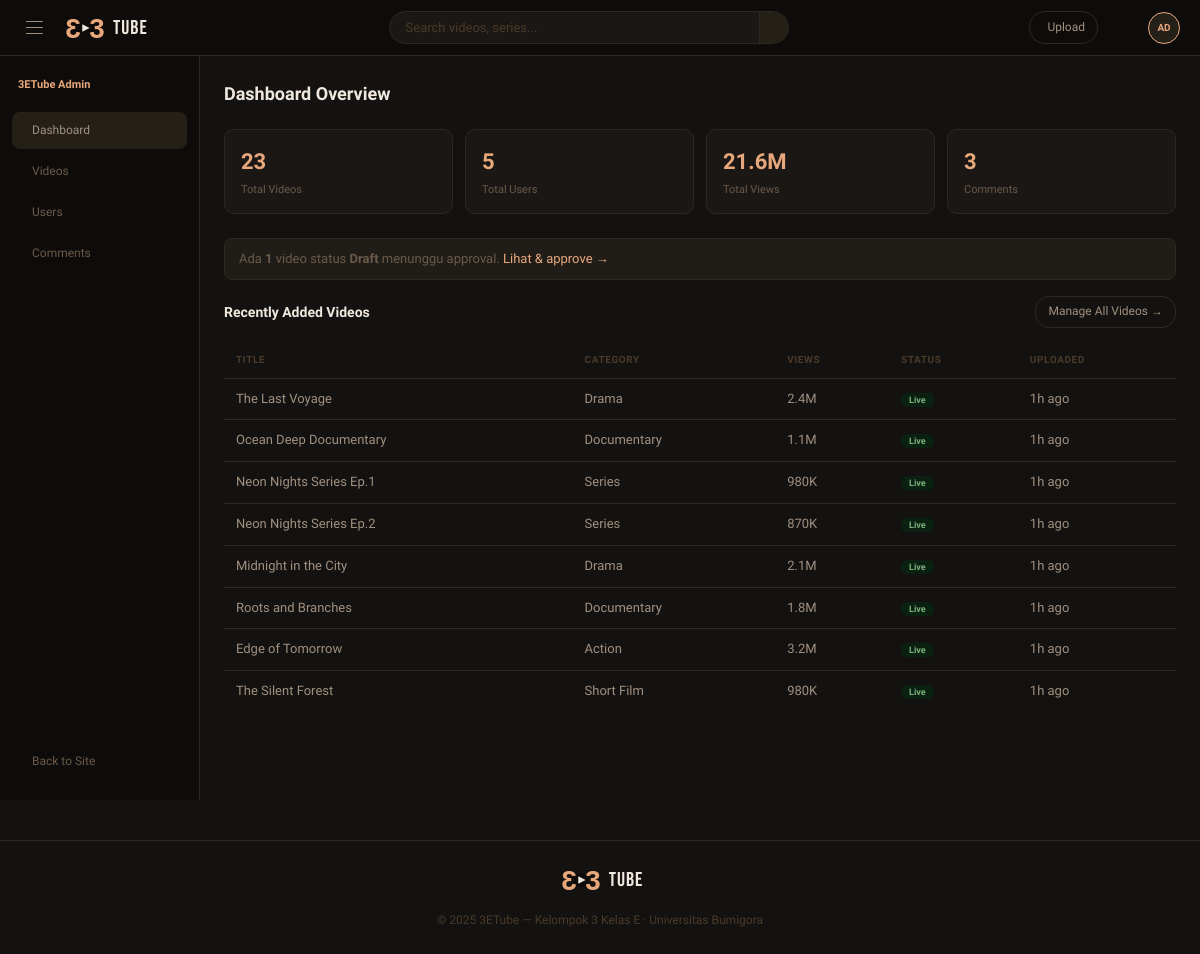
/admin/index.php (signed in), run on the app's committed database.
### tables this page shows
CREATE TABLE `users` (
  `id`         INT AUTO_INCREMENT PRIMARY KEY,
  `username`   VARCHAR(50)  NOT NULL UNIQUE,
  `email`      VARCHAR(100) NOT NULL UNIQUE,
  `password`   VARCHAR(255) NOT NULL,
  `full_name`  VARCHAR(100) DEFAULT NULL,
  `avatar`     VARCHAR(255) DEFAULT NULL,
  `bio`        TEXT         DEFAULT NULL,
  `role`       ENUM('user','admin') DEFAULT 'user',
  `is_active`  TINYINT(1) DEFAULT 1,
  `created_at` TIMESTAMP DEFAULT CURRENT_TIMESTAMP,
  `updated_at` TIMESTAMP DEFAULT CURRENT_TIMESTAMP ON UPDATE CURRENT_TIMESTAMP
);

CREATE TABLE `videos` (
  `id`           INT AUTO_INCREMENT PRIMARY KEY,
  `title`        VARCHAR(200) NOT NULL,
  `slug`         VARCHAR(220) NOT NULL UNIQUE,
  `description`  TEXT DEFAULT NULL,
  `video_url`    VARCHAR(255) NOT NULL,
  `thumbnail`    VARCHAR(255) DEFAULT NULL,
  `duration_sec` INT NOT NULL DEFAULT 0,
  `category_id`  INT DEFAULT NULL,
  `views`        INT DEFAULT 0,
  `status`       ENUM('live','draft','banned') DEFAULT 'draft',
  `uploaded_by`  INT DEFAULT NULL,
  `created_at`   TIMESTAMP DEFAULT CURRENT_TIMESTAMP,
  `updated_at`   TIMESTAMP DEFAULT CURRENT_TIMESTAMP ON UPDATE CURRENT_TIMESTAMP,
  FOREIGN KEY (`category_id`) REFERENCES `categories`(`id`) ON DELETE SET NULL,
  FOREIGN KEY (`uploaded_by`) REFERENCES `users`(`id`) ON DELETE SET NULL
);

CREATE TABLE `categories` (
  `id`   INT AUTO_INCREMENT PRIMARY KEY,
  `name` VARCHAR(50) NOT NULL UNIQUE,
  `slug` VARCHAR(60) NOT NULL UNIQUE
);

### includes/config.php (called while the page is built, shortened)
<?php
function getDB(): PDO {
    static $pdo = null;
    if ($pdo === null) {
        try {
            $dsn = 'mysql:host=' . DB_HOST . ';dbname=' . DB_NAME . ';charset=utf8mb4';
            $pdo = new PDO($dsn, DB_USER, DB_PASS, [
                PDO::ATTR_ERRMODE            => PDO::ERRMODE_EXCEPTION,
                PDO::ATTR_DEFAULT_FETCH_MODE => PDO::FETCH_ASSOC,
                PDO::ATTR_EMULATE_PREPARES   => false,
            ]);
        } catch (PDOException $e) {
            die('<div style="font-family:sans-serif;padding:40px;color:#c00"><h2>Database connection failed</h2><p>' . htmlspecialchars($e->getMessage()) . '</p><p>Pastikan database <b>3etube</b> sudah dibuat dan diimport di phpMyAdmin.</p></div>');
        }
    }
    return $pdo;
}
function isLoggedIn(): bool {
    return isset($_SESSION['user_id']);
}
function currentUser(): ?array {
    static $user = null;
    if ($user === null) {
        $db   = getDB();
        $stmt = $db->prepare('SELECT * FROM users WHERE id = ?');
        $stmt->execute([$_SESSION['user_id']]);
        $user = $stmt->fetch() ?: null;
    }
    return $user;
}
function formatViews(int $n): string {
    if ($n >= 1_000_000) return round($n / 1_000_000, 1) . 'M';
    if ($n >= 1_000)     return round($n / 1_000, 1) . 'K';
    return (string)$n;
}
function timeAgo(string $datetime): string {
    $diff = time() - strtotime($datetime);
    if ($diff < 86400) return floor($diff / 3600) . 'h ago';
    return floor($diff / 86400) . 'd ago';
}
function e(?string $s): string {
    return htmlspecialchars($s ?? '', ENT_QUOTES, 'UTF-8');
}

### admin/index.php (the view, shortened to what this page needs)
<?php
require_once '../includes/config.php';
$db = getDB();
$totalVideos   = $db->query("SELECT COUNT(*) FROM videos")->fetchColumn();
$totalUsers    = $db->query("SELECT COUNT(*) FROM users")->fetchColumn();
$totalViews    = $db->query("SELECT SUM(views) FROM videos")->fetchColumn() ?: 0;
$totalComments = $db->query("SELECT COUNT(*) FROM comments")->fetchColumn();
$draftCount    = $db->query("SELECT COUNT(*) FROM videos WHERE status='draft'")->fetchColumn();
$recentVideos = $db->query("SELECT v.*, c.name AS cat FROM videos v
    LEFT JOIN categories c ON c.id = v.category_id
    ORDER BY v.created_at DESC LIMIT 8")->fetchAll();
require_once '../includes/header.php';
?>
<div class="admin-layout">
  <?php include '_sidebar.php'; ?>
  <div class="admin-content">
    <div class="admin-title">Dashboard Overview</div>
    <div class="stat-grid">
      <div class="stat-card"><div class="sc-val"><?= $totalVideos ?></div><div class="sc-label">Total Videos</div></div>
      <div class="stat-card"><div class="sc-val"><?= number_format($totalUsers) ?></div><div class="sc-label">Total Users</div></div>
      <div class="stat-card"><div class="sc-val"><?= formatViews((int)$totalViews) ?></div><div class="sc-label">Total Views</div></div>
      <div class="stat-card"><div class="sc-val"><?= number_format($totalComments) ?></div><div class="sc-label">Comments</div></div>
    </div>
    <?php if ($draftCount > 0): ?>
    <div class="alert alert-info">
      <i class="ti ti-clock"></i> Ada <b><?= $draftCount ?></b> video status <b>Draft</b> menunggu approval. <a href="videos.php?status=draft" style="color:var(--accent)">Lihat & approve →</a>
    </div>
    <?php endif; ?>
    <div class="add-row"><h3>Recently Added Videos</h3><a href="videos.php" class="btn-ghost btn-sm">Manage All Videos →</a></div>
    <table class="data-table">
      <thead><tr><th>Title</th><th>Category</th><th>Views</th><th>Status</th><th>Uploaded</th></tr></thead>
      <tbody>
      <?php foreach ($recentVideos as $v): ?>
        <tr>
          <td><?= e($v['title']) ?></td>
          <td><?= e($v['cat'] ?? '—') ?></td>
          <td><?= formatViews($v['views']) ?></td>
          <td>
            <?php if ($v['status']==='live'): ?><span class="status-live">Live</span>
            <?php elseif ($v['status']==='draft'): ?><span class="status-draft">Draft</span>
            <?php else: ?><span class="status-banned">Banned</span><?php endif; ?>
          </td>
          <td><?= timeAgo($v['created_at']) ?></td>
        </tr>
      <?php endforeach; ?>
      </tbody>
    </table>
  </div>
</div>
<?php require_once '../includes/footer.php'; ?>

### includes/header.php (shortened to what this page needs)
<?php
require_once __DIR__ . '/config.php';
$user = currentUser();
?>
<!DOCTYPE html>
<html lang="id">
<head>
<link rel="stylesheet" href="<?= BASE_URL ?>/css/main.css"/>
<link rel="stylesheet" href="https://cdn.jsdelivr.net/npm/@tabler/icons-webfont@3.19.0/dist/tabler-icons.min.css"/>
</head>
<body>
<nav class="navbar" id="navbar">
  <div class="nav-left">
    <button class="hamburger" id="sidebarToggle" aria-label="Toggle category menu">
      <span></span><span></span><span></span>
    </button>
    <a href="<?= BASE_URL ?>/index.php" class="logo-link">
      <svg class="logo-svg" viewBox="0 0 52 32" fill="none" xmlns="http://www.w3.org/2000/svg" aria-label="3ETube logo">
        <text x="13" y="27" font-family="Arial Black,Arial" font-weight="900" font-size="30"
              fill="#e8a87c" text-anchor="middle" transform="matrix(-1,0,0,1,26,0)">3</text>
        <text x="39" y="27" font-family="Arial Black,Arial" font-weight="900" font-size="30"
              fill="#e8a87c" text-anchor="middle">3</text>
      </svg>
      <span class="logo-word">Tube</span>
    </a>
  </div>
  <div class="nav-center">
    <form class="search-wrap" action="<?= BASE_URL ?>/search.php" method="GET">
      <input type="text" name="q" placeholder="Search videos, series..." value="<?= e($_GET['q'] ?? '') ?>"/>
      <button type="submit" class="search-btn" aria-label="Search"><i class="ti ti-search"></i></button>
    </form>
  </div>
  <div class="nav-right">
    <?php if (isLoggedIn()): ?>
      <a href="<?= BASE_URL ?>/upload.php" class="upload-btn"><i class="ti ti-plus"></i> Upload</a>
      <div class="ib notif-wrap" id="notifBtn">
      </div>
      <div class="nav-avatar" id="avatarBtn">
        <?= strtoupper(substr($user['username'], 0, 2)) ?>
      </div>
    <?php else: ?>
      <a href="<?= BASE_URL ?>/login.php"    class="btn-ghost">Sign In</a>
      <a href="<?= BASE_URL ?>/register.php" class="btn-primary">Join Free</a>
    <?php endif; ?>
  </div>
</nav>

### css/main.css (style rules this page uses)
:root { --bg:#141210; --bg2:#1a1714; --bg3:#201d18; --surface:#242018; --border:#2e2820; --accent:#e8a87c; --accent2:#d4956a; --cream:#f0e8df; --muted:#a09080; --dim:#6a5a4a; --dark:#4a3a2a; --danger:#c87070; --success:#7ab07a; --nav-h:56px; --radius:10px; --radius-lg:14px; }
*,*::before,*::after { box-sizing:border-box;margin:0;padding:0 }
html { scroll-behavior:smooth }
body { font-family:'Sora',sans-serif;background:var(--bg);color:var(--cream);min-height:100vh;line-height:1.6 }
a { text-decoration:none;color:inherit }
input,button,select,textarea { font-family:inherit }
button { cursor:pointer }
.navbar { position:sticky;top:0;z-index:100;background:#0e0c0a;height:var(--nav-h);display:flex;align-items:center;padding:0 20px;gap:12px;border-bottom:.5px solid var(--border) }
.nav-left { display:flex;align-items:center;gap:12px;flex-shrink:0 }
.nav-center { flex:1;display:flex;justify-content:center }
.nav-right { display:flex;align-items:center;gap:8px;flex-shrink:0;margin-left:auto }
.hamburger { display:flex;flex-direction:column;gap:4.5px;cursor:pointer;padding:6px;background:none;border:none;border-radius:8px;transition:background .15s }
.hamburger span { display:block;width:17px;height:1.5px;background:var(--muted);border-radius:2px;transition:.2s }
.logo-link { display:flex;align-items:center;gap:4px;cursor:pointer }
.logo-svg { width:48px;height:30px }
.logo-word { font-family:'Bebas Neue',sans-serif;font-size:20px;color:var(--cream);letter-spacing:1px;line-height:1 }
.search-wrap { width:100%;max-width:400px;display:flex;border:.5px solid var(--border);border-radius:22px;overflow:hidden;background:var(--bg2) }
.search-wrap input { flex:1;background:transparent;border:none;outline:none;padding:8px 16px;font-size:13px;color:var(--cream) }
.search-wrap input::placeholder { color:var(--dark) }
.search-btn { background:var(--surface);border:none;border-left:.5px solid var(--border);padding:0 14px;display:flex;align-items:center }
.upload-btn { display:flex;align-items:center;gap:5px;padding:6px 12px;border-radius:16px;border:.5px solid var(--border);color:var(--muted);font-size:12px;font-weight:500;transition:background .15s }
.ib { width:34px;height:34px;border-radius:50%;display:flex;align-items:center;justify-content:center;cursor:pointer;position:relative;transition:background .15s }
.nav-avatar { width:32px;height:32px;border-radius:50%;background:var(--surface);border:1.5px solid var(--accent);display:flex;align-items:center;justify-content:center;font-size:10px;font-weight:700;color:var(--accent);cursor:pointer;position:relative }
.btn-ghost { background:transparent;color:var(--muted);border:.5px solid var(--border);border-radius:20px;padding:7px 16px;font-size:13px;font-weight:500;transition:background .15s }
.btn-sm { padding:5px 12px;font-size:12px;border-radius:14px }
.alert { padding:10px 14px;border-radius:8px;font-size:13px;margin-bottom:16px }
.alert-info { background:var(--bg3);color:var(--dim);border:.5px solid var(--border) }
.admin-layout { display:flex;min-height:calc(100vh - var(--nav-h)) }
.admin-content { flex:1;padding:24px;overflow-x:auto }
.admin-title { font-size:18px;font-weight:700;color:var(--cream);margin-bottom:20px }
.stat-grid { display:grid;grid-template-columns:repeat(4,1fr);gap:12px;margin-bottom:24px }
.stat-card { background:var(--bg2);border-radius:var(--radius);padding:14px 16px;border:.5px solid var(--border) }
.sc-val { font-size:22px;font-weight:700;color:var(--accent) }
.sc-label { font-size:11px;color:var(--dim);margin-top:2px }
.data-table { width:100%;border-collapse:collapse;font-size:13px }
.data-table th { padding:10px 12px;text-align:left;font-size:10px;font-weight:700;color:var(--dark);text-transform:uppercase;letter-spacing:.06em;border-bottom:.5px solid var(--border) }
.data-table td { padding:10px 12px;color:var(--muted);border-bottom:.5px solid var(--border);vertical-align:middle }
.data-table tr:last-child td { border-bottom:none }
.status-live { font-size:9px;background:#0a2010;color:var(--success);padding:2px 8px;border-radius:6px;font-weight:700 }
.add-row { display:flex;align-items:center;justify-content:space-between;margin-bottom:14px;flex-wrap:wrap;gap:10px }
.add-row h3 { font-size:14px;font-weight:600;color:var(--cream) }

### data on the page
users: username "AD"
videos: title "The Last Voyage", category.name "Drama", views "2.4M", status "Live", created_at "1h ago"
videos: title "Ocean Deep Documentary", category.name "Documentary", views "1.1M", status "Live", created_at "1h ago"
videos: title "Neon Nights Series Ep.1", category.name "Series", views "980K", status "Live", created_at "1h ago"
videos: title "Neon Nights Series Ep.2", category.name "Series", views "870K", status "Live", created_at "1h ago"
videos: title "Midnight in the City", category.name "Drama", views "2.1M", status "Live", created_at "1h ago"
videos: title "Roots and Branches", category.name "Documentary", views "1.8M", status "Live", created_at "1h ago"
videos: title "Edge of Tomorrow", category.name "Action", views "3.2M", status "Live", created_at "1h ago"
videos: title "The Silent Forest", category.name "Short Film", views "980K", status "Live", created_at "1h ago"

### other printed values
$totalVideos "23"
$totalUsers "5"
formatViews((int)$totalViews) "21.6M"
$totalComments "3"
$draftCount "1"
